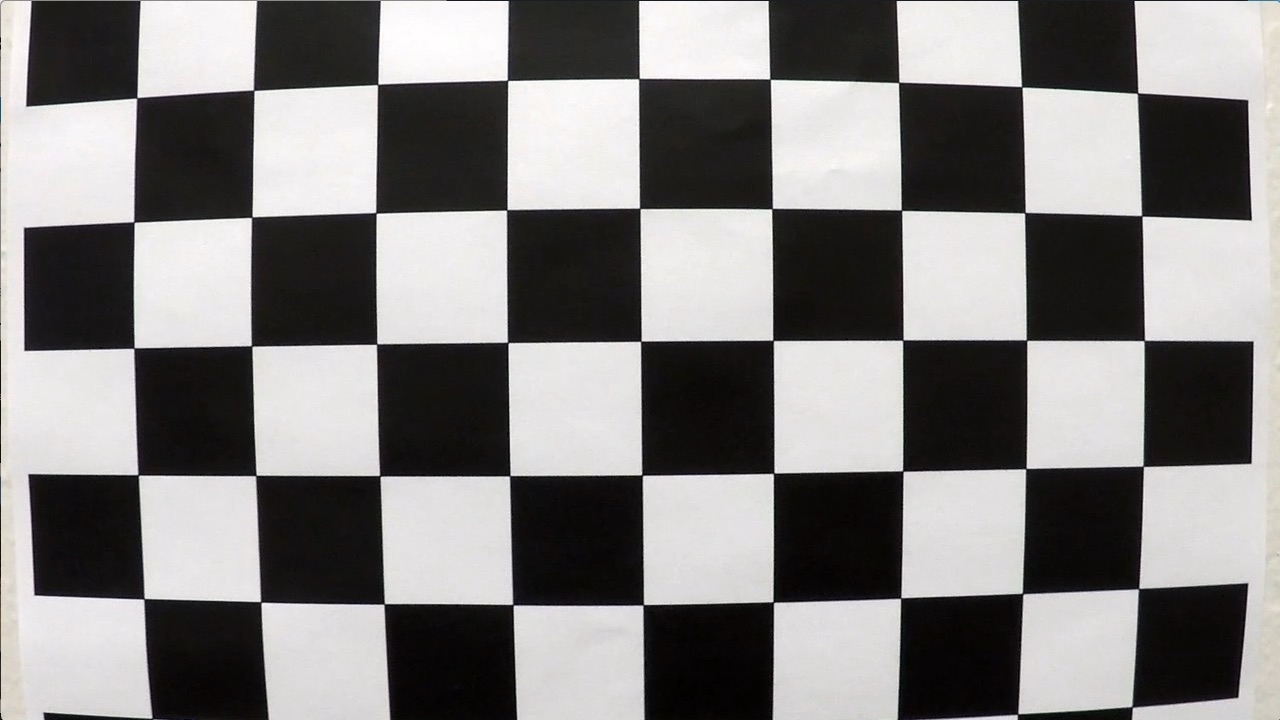
#> input picture camera_cal/calibration1.jpg, 1280 x 720 px; its folder holds 5 pictures in this run; the run also reads 1 picture not shown here
$ python writeup.py   (older library calls are emulated)
#> lines starting #> are read from the running program, lines starting #| are printed output that depends on the picture; after the words box and inside, x2 and y2 are one past the last pixel; in counts of white or black regions, pixels touching at a corner belong together
# ---
# # Advanced Lane Finding Project
#
# The goals / steps of this project are the following:
#
# 1. Compute the camera calibration matrix and distortion coefficients given a set of chessboard images.
# 2. Apply a distortion correction to raw images.
# 3. Use color transforms, gradients, etc., to create a thresholded binary image.
# 4. Apply a perspective transform to rectify binary image ("birds-eye view").
# 5. Detect lane pixels and fit to find the lane boundary.
# 6. Determine the curvature of the lane and vehicle position with respect to center.
# 7. Warp the detected lane boundaries back onto the original image.
# 8. Output visual display of the lane boundaries and numerical estimation of lane curvature and vehicle position.
#
# ---

# =====
import cv2
import numpy as np
import matplotlib.pyplot as plt
import matplotlib.image as mpimg
# uncomment next line when running code in jupyter notebook
# %matplotlib inline
import glob
import matplotlib.cm as cm

# =====
### 1. Compute the camera calibration matrix and distortion coefficients given a set of chessboard images.


# =====
class Points:
    """ Static class """
    objpoints = []  # will store 3D grid reference coordinates
    imgpoints = []  # will store 2D corners coordinates found in the calibration image


# =====
def find_corner_coordinates_and_map_to_reference_chessboard():
    """
    Create 9 col x 6 row grid reference coordinates aka 3D objpoints.
    Locate corners surrounded by 4 squares in calibration images and store coordinates aka 2D imgpoints
    """
    objp = np.zeros((6 * 9, 3), np.float32)
    objp[:, :2] = np.mgrid[0:9, 0:6].T.reshape(-1, 2)
    images = glob.glob('camera_cal/calibration*.jpg')
    for img in images:
        img = cv2.imread(img)
#> img is the input picture: shape (720, 1280, 3); mean B, G, R 127.8, 128.4, 130.1
        gray = cv2.cvtColor(img, cv2.COLOR_BGR2GRAY)
        ret, corners = cv2.findChessboardCorners(gray, (9, 6), None)
#> ret = False; corners = None
        if ret:
            Points.imgpoints.append(corners)
            Points.objpoints.append(objp)
            # print("Calibration grid setup done.")


# =====
def calculate_camera_distortion_coefficients(img, objpts, imgpts):
    """
    aka calibrate camera
    :param img: to calculate against
    :param objpts: 3D grid coordinates from Points class
    :param imgpts: 2D image corner coordinates from Points class
    :return: camera_matrix, distortion_coefficients
    """
    img_size = (img.shape[1], img.shape[0])
    return_value, camera_matrix, distortion_coefficients, rotation_vectors, \
    translation_vectors = cv2.calibrateCamera(objpts, imgpts, img_size, None, None)
    # print("Distortion coefficients calculated.")
    return camera_matrix, distortion_coefficients


# =====

find_corner_coordinates_and_map_to_reference_chessboard()

calibration_img = cv2.imread("camera_cal/calibration1.jpg")
c_matrix, dist_coeff = calculate_camera_distortion_coefficients(calibration_img, Points.objpoints,
                                                                Points.imgpoints)


# =====
### 2. Apply a distortion correction to raw images.

# =====
def undistort_image(img, mtx, dist):
    """
    Undistort the image.
    :param img: image
    :param mtx: camera attributes matrix
    :param dist: distortion coefficients
    :return: undistorted image
    """
    undist = cv2.undistort(img, mtx, dist, None, mtx)
    # print("Image undistorted.")
    return undist


# =====
def compare_raw_distorted_against_undistorted_images(raw_1, undist_1, raw_2, undist_2):
    """
    Side-by-side visual comparison test.
    :param raw_1: distorted image
    :param raw_2: 2nd distorted image
    :param undist_1: undistorted image
    :param undist_2: 2nd undistorted image
    """
    fig = plt.figure()
    fig.set_figheight(6)
    fig.set_figwidth(15)

    fig.add_subplot(2, 2, 1)
    plt.title("Distorted Images")
    plt.imshow(raw_1, cmap='gray')
    fig.add_subplot(2, 2, 2)
    plt.title("Undistorted Images")
    plt.imshow(undist_1, cmap='gray')
    fig.add_subplot(2, 2, 3)
    plt.imshow(raw_2)
    fig.add_subplot(2, 2, 4)
    plt.imshow(undist_2)

    # IMPORTANT : uncomment when running from Jupyter Notebook
    # plt.show()

    print("Side-by-side views done.")


# =====
# calibration images
undistorted_calibration_img = undistort_image(calibration_img, c_matrix, dist_coeff)
cv2.imwrite('camera_cal/undist_calibration1.jpg', undistorted_calibration_img)

# straight lane line images
straight_lines_image = cv2.imread('test_images/straight_lines1.jpg')
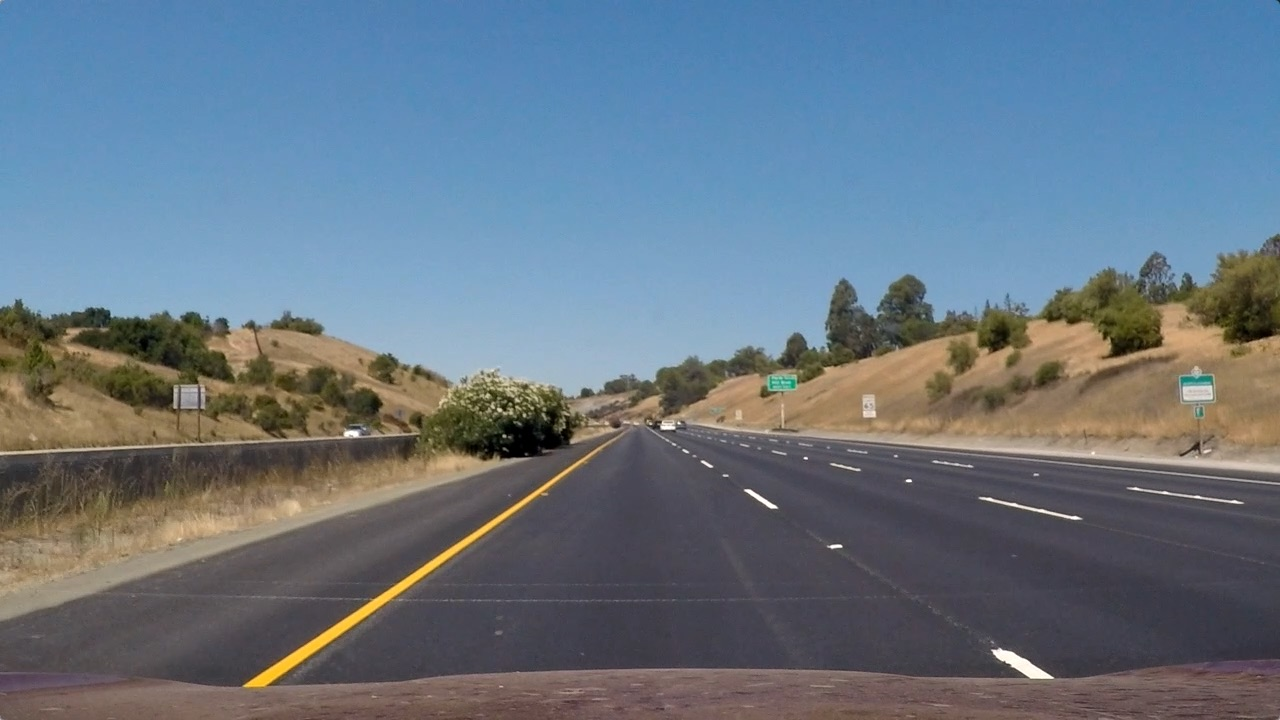
#> input picture test_images/straight_lines1.jpg, 1280 x 720 px
#> straight_lines_image is the input picture: shape (720, 1280, 3); mean B, G, R 131.2, 117.7, 103.2
# straight_lines_image = cv2.imread('test_images/straight_lines2.jpg')
undistorted_straight_lines = undistort_image(straight_lines_image, c_matrix, dist_coeff)
cv2.imwrite('output_images/undistorted_straight_lines1.jpg',
            undistorted_straight_lines)
# cv2.imwrite('output_images/undistorted_straight_lines2.jpg', undistorted_straight_lines)

# View results
compare_raw_distorted_against_undistorted_images(calibration_img, undistorted_calibration_img,
                                                 straight_lines_image,
                                                 undistorted_straight_lines)


# =====
### 3. Use color transforms, gradients, etc., to create a thresholded binary image.

# =====
def sobel_gradient_direction(copy_of_colour_image, sobel_kernel=3):
    """
    Rescale absolute sobel gradients in x direction.
    REMOVED : Define a function that applies Sobel x and y, then computes the direction (radians) of the gradient.
    :param copy_of_colour_image: to process
    :param sobel_kernel: window size for calculating x and y gradients, cv2.Sobel default = 3 if no param
    :return:
    """
#> called with sobel_kernel = 3
    gray = cv2.cvtColor(copy_of_colour_image, cv2.COLOR_RGB2GRAY)
    sobel_x = cv2.Sobel(gray, cv2.CV_64F, 1, 0, ksize=sobel_kernel)
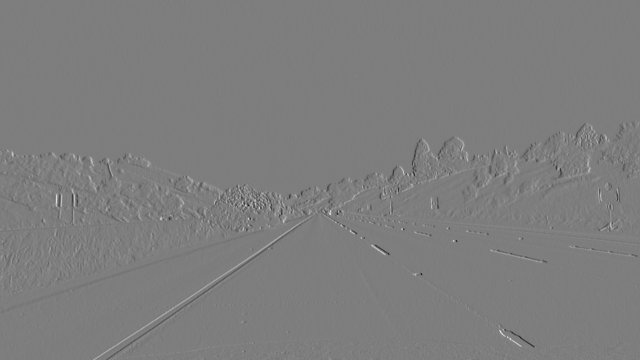
#> sobel_x: shape (720, 1280) float64 (shown at 1/2 size); min -535, max 548, mean -0.1; drawn with min black and max white
    # Note : from video lesson code, couldn't get np.arctan2() to produce usable results, so simply rescaling instead.
    # sobel_y = cv2.Sobel(gray, cv2.CV_64F, 0, 1, ksize=sobel_kernel)
    # abs_grad_dir = np.arctan2(np.absolute(sobel_y), np.absolute(sobel_x))  # radians aka approx. angles
    abs_grad_dir = np.uint8(
        (np.absolute(sobel_x)) / np.max(np.absolute(sobel_x)) * 255)  # rescale down to 8 bit integer
    # print("np.absolute(sobel_x) :", np.absolute(sobel_x))
    # print("np.max(np.absolute(sobel_x) :", np.max(np.absolute(sobel_x)))
    # print("abs_grad_dir :", abs_grad_dir)
    return abs_grad_dir


# =====
def extract_saturation_channel(colour_img):
    """
    Convert colour image into HLS channels and extract saturation channel.
    :param colour_img: image to extract s channel ndarray from
    :return: image saturation channel ndarray
    """
    hls = cv2.cvtColor(colour_img, cv2.COLOR_RGB2HLS).astype(np.float)
    s_channel = hls[:, :, 2]  # aka 3rd channel
    # print("saturation channel extracted :", s_channel)
    return s_channel


# =====
def view_transformed_images(result_array):
    """
    View the images output from the transformation pipeline.
    :param result_array : Directional, S channel, Yellows, binary thresholded images.
    """
    fig = plt.figure()
    fig.set_figheight(6)
    fig.set_figwidth(15)

    fig.add_subplot(2, 2, 1)
    plt.title("Gradient Saturation Binary")
    # gradient_saturation_binary_image
    plt.imshow(result_array[0])
    fig.add_subplot(2, 2, 2)
    plt.title("Gradient Saturation Colour Binary")
    # combined_saturation_gradient_colour_binary_image
    plt.imshow(result_array[1], cmap='gray')

    # IMPORTANT : uncomment when running from Jupyter Notebook
    # plt.show()

    print("Binary side-by-side views done.")


# =====
def colour_image_transformation_pipeline(colour_image, sat_thresh=(180, 255), sobel_threshold_range=(40, 100),
                                         rgb_thresh=(200, 255)):
    """
    Image information extraction pipeline.
    :param colour_image: input image
    :param sat_thresh: saturation threshold range
    :param sobel_threshold_range: gradient direction threshold range
    :param rgb_thresh: colour intensity threshold range
    :return: grad_sat_bin_image, stacked_s_g_c_bin_image
    """
    copy_of_colour_image = np.copy(colour_image)

    # Extract S channel
    saturation_channel = extract_saturation_channel(copy_of_colour_image)

    # Calculate line directions
    sobel_gradient_directions = sobel_gradient_direction(copy_of_colour_image)

    # Threshold gradient
    sobel_binary = np.zeros_like(sobel_gradient_directions)
    sobel_binary[(sobel_gradient_directions >= sobel_threshold_range[0]) & (
        sobel_gradient_directions <= sobel_threshold_range[1])] = 1

    # Threshold RGB channel for range (200, 255) aka yellows
    yellow = copy_of_colour_image[:, :, 0]
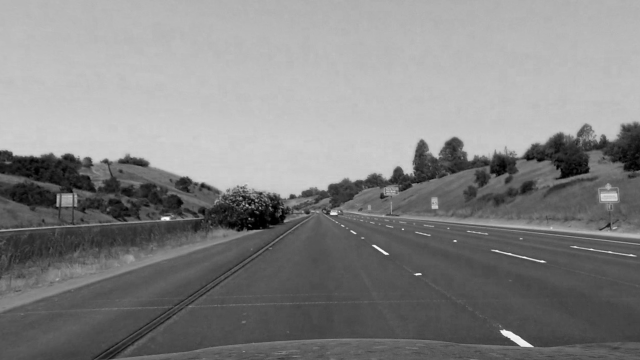
#> yellow: shape (720, 1280) (shown at 1/2 size); min 0, max 255, mean 131.6
    yellow_binary = np.zeros_like(yellow)
    yellow_binary[(yellow > rgb_thresh[0]) & (yellow <= rgb_thresh[1])] = 1

    # Threshold colour intensity
    saturation_binary = np.zeros_like(saturation_channel)
    saturation_binary[(saturation_channel >= sat_thresh[0]) & (saturation_channel <= sat_thresh[1])] = 1

    # Stack dimensions
    grad_sat_bin_img = np.dstack((np.zeros_like(sobel_binary), sobel_binary, saturation_binary))
    # print("grad_sat_bin_img.shape :", grad_sat_bin_img.shape)
    stacked_s_g_c_bin_img = np.zeros_like(sobel_binary)
    stacked_s_g_c_bin_img[(saturation_binary == 1) | (sobel_binary == 1) | (yellow_binary == 1)] = 1
    # print("stacked_s_g_c_bin_img.shape :", stacked_s_g_c_bin_img.shape)
    # print("colour_image_transformation_pipeline processing done")
    return grad_sat_bin_img, stacked_s_g_c_bin_img


# =====
# Extract information from image
result = colour_image_transformation_pipeline(undistorted_straight_lines)

# Save outputs
plt.imsave('output_images/colour_binary_straight_lines1.png',
           np.array(result[0]))
plt.imsave('output_images/stacked_binary_straight_lines1.png',
           np.array(result[1]),
           cmap=cm.gray)
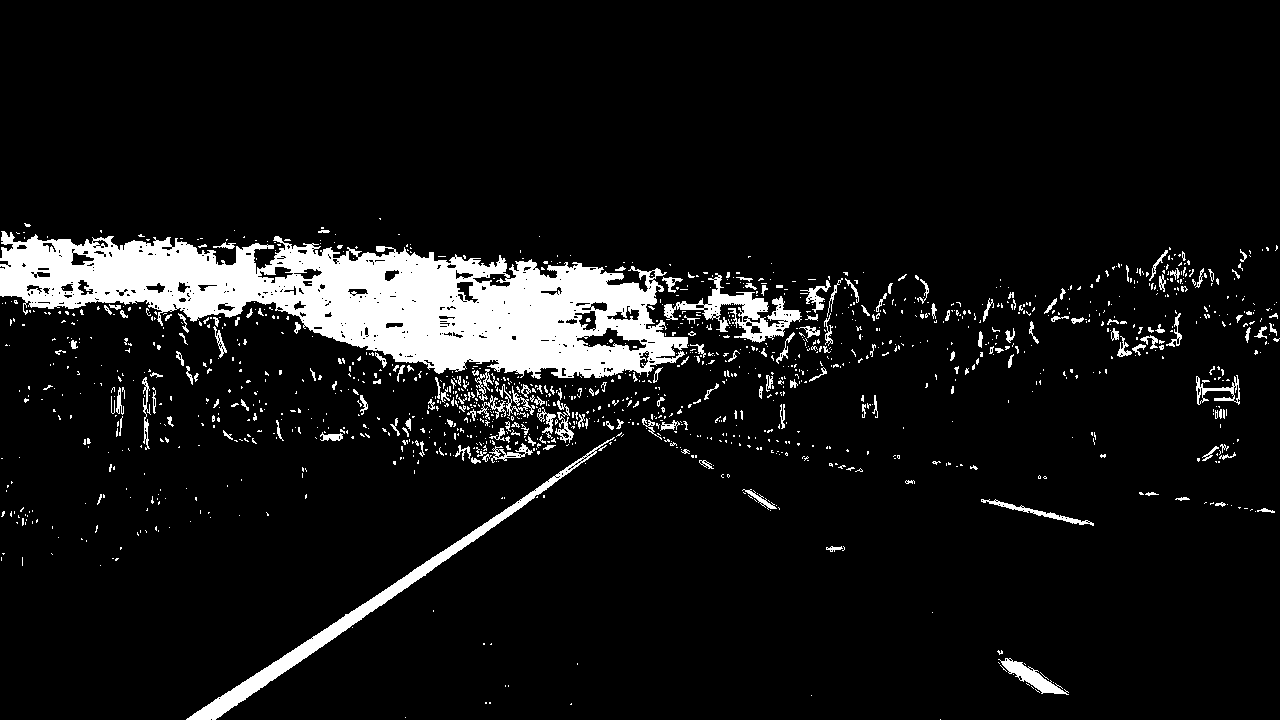
#> saved as stacked_binary_straight_lines1.png: shape (720, 1280, 3); 8.2% white; 1363 white regions (1179 under 20 px), largest, box (x1, y1, x2, y2) and area: (0, 231, 688, 379) 50402, (186, 437, 615, 720) 5179, (664, 273, 802, 343) 2672

# View outputs
view_transformed_images(result)


# =====
### 4. Apply a perspective transform to rectify binary image ("birds-eye view").

# =====
def view_polygon_and_warped_images(polygon_overlay_image, warped_polygon_overlay_image):
    """
    View the undistored image with polygon lane line and warped image from overhead viewpoint with
        destination points drawn.
    :param polygon_overlay_image: image with overlay
    :param warped_polygon_overlay_image: overhead view of image with overlay
    """
    fig = plt.figure()
    fig.set_figheight(6)
    fig.set_figwidth(15)

    fig.add_subplot(2, 2, 1)
    plt.title("Undistorted image with polygon overlay")
    plt.imshow(polygon_overlay_image)
    fig.add_subplot(2, 2, 2)
    plt.title("Warped image from overhead viewpoint")
    plt.imshow(warped_polygon_overlay_image)

    # IMPORTANT : uncomment when running from Jupyter Notebook
    # plt.show()

    # print("Polygon and warped side-by-side views done.")


# =====
def define_source_polygon():
    """
    Define 4 corners of polygon region of undistorted image.
    """
    global source_transformation
    source_transformation = np.float32(
        [[(img_size[0] / 2) - 55, img_size[1] / 2 + 100],
         [((img_size[0] / 6) - 10), img_size[1]],
         [(img_size[0] * 5 / 6) + 60, img_size[1]],
         [(img_size[0] / 2 + 55), img_size[1] / 2 + 100]])
    # print("source_transformation polygon defined :", source_transformation)


# =====
def define_destination_polygon():
    """
    Define 4 corners of polygon region to warp transform onto.
    """
    global destination_transformation
    destination_transformation = np.float32(
        [[(img_size[0] / 4), 0],
         [(img_size[0] / 4), img_size[1]],
         [(img_size[0] * 3 / 4), img_size[1]],
         [(img_size[0] * 3 / 4), 0]])
    # print("destination_transformation polygon defined :", destination_transformation)


# =====
def warp_perspective_to_top_down(src, img, dst):
    """
    Calculate the inversed transformation matrix and warped top down transform image
    :param src: source points where warp transforms from
    :param img: stacked binary thresholded image that includes saturation, gradient direction, colour intensity
    :param dst: destination points where warp transforms to
    :return: the transformation matrix inversed, warped top-down binary image
    """
    transformation_matrix = cv2.getPerspectiveTransform(src, dst)  # the transform matrix
    transformation_matrix_inverse = cv2.getPerspectiveTransform(dst, src)  # the transform matrix inverse
    warped_to_top_down = cv2.warpPerspective(img, transformation_matrix,
                                             img_size)  # warp image to a top-down view
    # print("Perspective warp done.")
    return transformation_matrix_inverse, warped_to_top_down


# =====
def polygon():
    """
    Create green polygon and overlay on undistorted image.
    """
    global polygon_undistored_image
    polygon_undistored_image = cv2.line(undistorted_straight_lines, (240, 700), (610, 440), [0, 255, 0], 3)
    polygon_undistored_image = cv2.line(undistorted_straight_lines, (240, 700), (1080, 700), [0, 255, 0], 3)
    polygon_undistored_image = cv2.line(undistorted_straight_lines, (1080, 700), (670, 440), [0, 255, 0], 3)
    polygon_undistored_image = cv2.line(undistorted_straight_lines, (610, 440), (670, 440), [0, 255, 0], 3)
    # print("Green polygon defined : ", polygon_undistored_image)


# =====
### 5. Detect lane pixels and fit to find the lane boundary.

# =====
# Get image 2D size
# print("undistorted_straight_lines.shape : ", undistorted_straight_lines.shape)
img_size = (undistorted_straight_lines.shape[1], undistorted_straight_lines.shape[0])

# Set 4 corners of warp source polygon
define_source_polygon()
#> (the rest of the program and of its run is left out)
